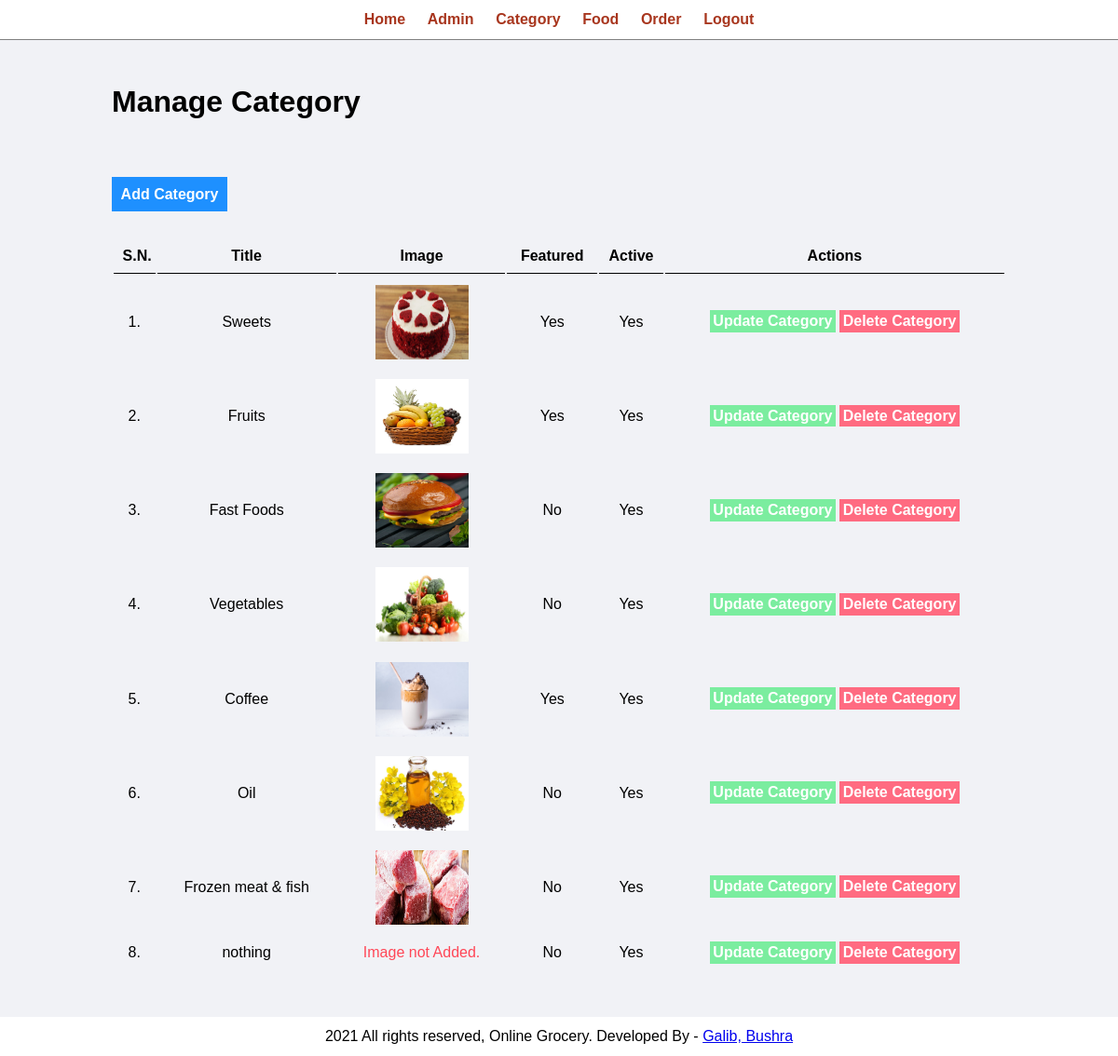
Page /admin/manage-category.php (signed in) on the committed database.
### tables this page shows
CREATE TABLE `tbl_category` (
  `id` int(10) UNSIGNED NOT NULL,
  `title` varchar(100) NOT NULL,
  `image_name` varchar(255) NOT NULL,
  `featured` varchar(10) NOT NULL,
  `active` varchar(10) NOT NULL
);

### admin/manage-category.php (the view, shortened to what this page needs)
<link rel="stylesheet" type="text/css" href="../css/admin.css">
<?php include('partials/menu.php'); ?>
<div class="main-content">
    <div class="wrapper">
        <h1>Manage Category</h1>
        <br /><br />
        <br><br>
                <a href="<?php echo SITEURL; ?>admin/add-category.php" class="btn-primary">Add Category</a>
                <br /><br /><br />
                <table class="tbl-full">
                    <tr class="text-center">
                        <th>S.N.</th>
                        <th>Title</th>
                        <th>Image</th>
                        <th>Featured</th>
                        <th>Active</th>
                        <th>Actions</th>
                    </tr>
                    <?php
                        $sql = "SELECT * FROM tbl_category";
                        $res = mysqli_query($conn, $sql);
                        $count = mysqli_num_rows($res);
                        $sn=1;
                        if($count>0)
                        {
                            while($row=mysqli_fetch_assoc($res))
                            {
                                $id = $row['id'];
                                $title = $row['title'];
                                $image_name = $row['image_name'];
                                $featured = $row['featured'];
                                $active = $row['active'];
                                ?>
                                    <tr class="text-center">
                                        <td><?php echo $sn++; ?>. </td>
                                        <td><?php echo $title; ?></td>
                                        <td>
                                            <?php
                                                if($image_name!="")
                                                {
                                                    ?>
                                                    <img src="<?php echo SITEURL; ?>images/category/<?php echo $image_name; ?>" width="100px" , height="80px">
                                                    <?php
                                                }
                                                else
                                                {
                                                    echo "<div class='error'>Image not Added.</div>";
                                                }
                                            ?>
                                        </td>
                                        <td><?php echo $featured; ?></td>
                                        <td><?php echo $active; ?></td>
                                        <td>
                                            <a href="<?php echo SITEURL; ?>admin/update-category.php?id=<?php echo $id; ?>" class="btn-secondary">Update Category</a>
                                            <a href="<?php echo SITEURL; ?>admin/delete-category.php?id=<?php echo $id; ?>&image_name=<?php echo $image_name; ?>" class="btn-danger">Delete Category</a>
                                        </td>
                                    </tr>
                                <?php
                            }
                        }
                        else
                        {
                            ?>
                            <tr>
                                <td colspan="6"><div class="error">No Category Added.</div></td>
                            </tr>
                            <?php
                        }
                    ?>
                </table>
    </div>
</div>
<?php include('partials/footer.php'); ?>

### css/admin.css (style rules this page uses)
* { margin: 0; padding: 0; font-family: Arial, Helvetica, sans-serif; }
.wrapper { padding: 1%; width: 80%; margin: 0 auto; }
.text-center { text-align: center; }
.main-content { padding: 3% 0; background-color: #f1f2f6; }
.tbl-full { width: 100%; }
table tr th { border-bottom: 1px solid black; padding: 1%; }
table tr td { padding: 1%; }
.btn-primary { background-color: #1e90ff; padding: 1%; color: white; text-decoration: none; font-weight: bold; }
.btn-secondary { background-color: #7bed9f; padding: 1%; color: white; text-decoration: none; font-weight: bold; }
.btn-danger { background-color: #ff6b81; padding: 1%; color: white; text-decoration: none; font-weight: bold; }
.error { color: #ff4757; }

### rows in the picture
tbl_category: title "Sweets", image_name (picture), featured "Yes", active "Yes"
tbl_category: title "Fruits", image_name (picture), featured "Yes", active "Yes"
tbl_category: title "Fast Foods", image_name (picture), featured "No", active "Yes"
tbl_category: title "Vegetables", image_name (picture), featured "No", active "Yes"
tbl_category: title "Coffee", image_name (picture), featured "Yes", active "Yes"
tbl_category: title "Oil", image_name (picture), featured "No", active "Yes"
tbl_category: title "Frozen meat & fish", image_name (picture), featured "No", active "Yes"
tbl_category: title "nothing", image_name "Image not Added.", featured "No", active "Yes"
